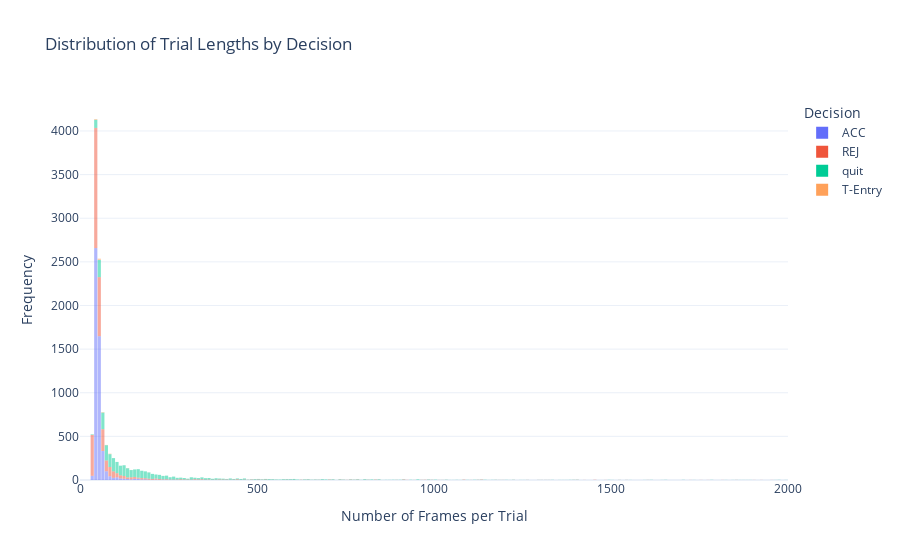

Notebook code cell kept with this figure:
### Code cell
# Define the histogram
fig = px.histogram(result_df, x='trial_length', color='decision',
                   title='Distribution of Trial Lengths by Decision',
                   labels={'trial_length': 'Number of Frames per Trial'},
                   nbins=2000,  # Set number of bins
                   opacity=0.5)  # Set opacity for overlapping

# Customize layout
fig.update_layout(
    xaxis_title='Number of Frames per Trial',
    yaxis_title='Frequency',
    bargap=0.1,
    legend_title='Decision',
    template='plotly_white',
)
fig.update_xaxes(range=[0, 2000])
# Show the figure
fig.show()

### Figure 1 — Plotly figure (JSON) as saved in the notebook; plotly's stock layout.template omitted (floating-point values rounded to 4 significant figures; data arrays with more than 128 entries replaced by an {"elided": "..."} marker saying what was removed)
{"data": [{"alignmentgroup": "True", "bingroup": "x", "hovertemplate": "decision=ACC<br>Number of Frames per Trial=%{x}<br>count=%{y}<extra></extra>", "legendgroup": "ACC", "marker": {"color": "#636efa", "opacity": 0.5, "pattern": {"shape": ""}}, "name": "ACC", "nbinsx": 2000, "offsetgroup": "ACC", "orientation": "v", "showlegend": true, "type": "histogram", "x": {"elided": "5001 int values"}, "xaxis": "x", "yaxis": "y"}, {"alignmentgroup": "True", "bingroup": "x", "hovertemplate": "decision=REJ<br>Number of Frames per Trial=%{x}<br>count=%{y}<extra></extra>", "legendgroup": "REJ", "marker": {"color": "#EF553B", "opacity": 0.5, "pattern": {"shape": ""}}, "name": "REJ", "nbinsx": 2000, "offsetgroup": "REJ", "orientation": "v", "showlegend": true, "type": "histogram", "x": {"elided": "3641 int values"}, "xaxis": "x", "yaxis": "y"}, {"alignmentgroup": "True", "bingroup": "x", "hovertemplate": "decision=quit<br>Number of Frames per Trial=%{x}<br>count=%{y}<extra></extra>", "legendgroup": "quit", "marker": {"color": "#00cc96", "opacity": 0.5, "pattern": {"shape": ""}}, "name": "quit", "nbinsx": 2000, "offsetgroup": "quit", "orientation": "v", "showlegend": true, "type": "histogram", "x": {"elided": "2877 int values"}, "xaxis": "x", "yaxis": "y"}, {"alignmentgroup": "True", "bingroup": "x", "hovertemplate": "decision=T-Entry<br>Number of Frames per Trial=%{x}<br>count=%{y}<extra></extra>", "legendgroup": "T-Entry", "marker": {"color": "#FFA15A", "opacity": 0.5, "pattern": {"shape": ""}}, "name": "T-Entry", "nbinsx": 2000, "offsetgroup": "T-Entry", "orientation": "v", "showlegend": true, "type": "histogram", "x": [54, 51, 140, 56, 83, 58, 62, 59, 80, 79, 193, 59, 73, 46, 45, 53, 130, 84, 50, 41, 43, 55, 84, 80, 56, 52, 50, 85, 49, 56, 70, 46, 66, 135, 48, 49, 44, 53, 57, 60, 56, 39, 68, 66], "xaxis": "x", "yaxis": "y"}], "layout": {"bargap": 0.1, "barmode": "relative", "legend": {"title": {"text": "Decision"}, "tracegroupgap": 0}, "title": {"text": "Distribution of Trial Lengths by Decision"}, "xaxis": {"anchor": "y", "domain": [0, 1], "range": [0, 2000], "title": {"text": "Number of Frames per Trial"}}, "yaxis": {"anchor": "x", "domain": [0, 1], "title": {"text": "Frequency"}}}}
